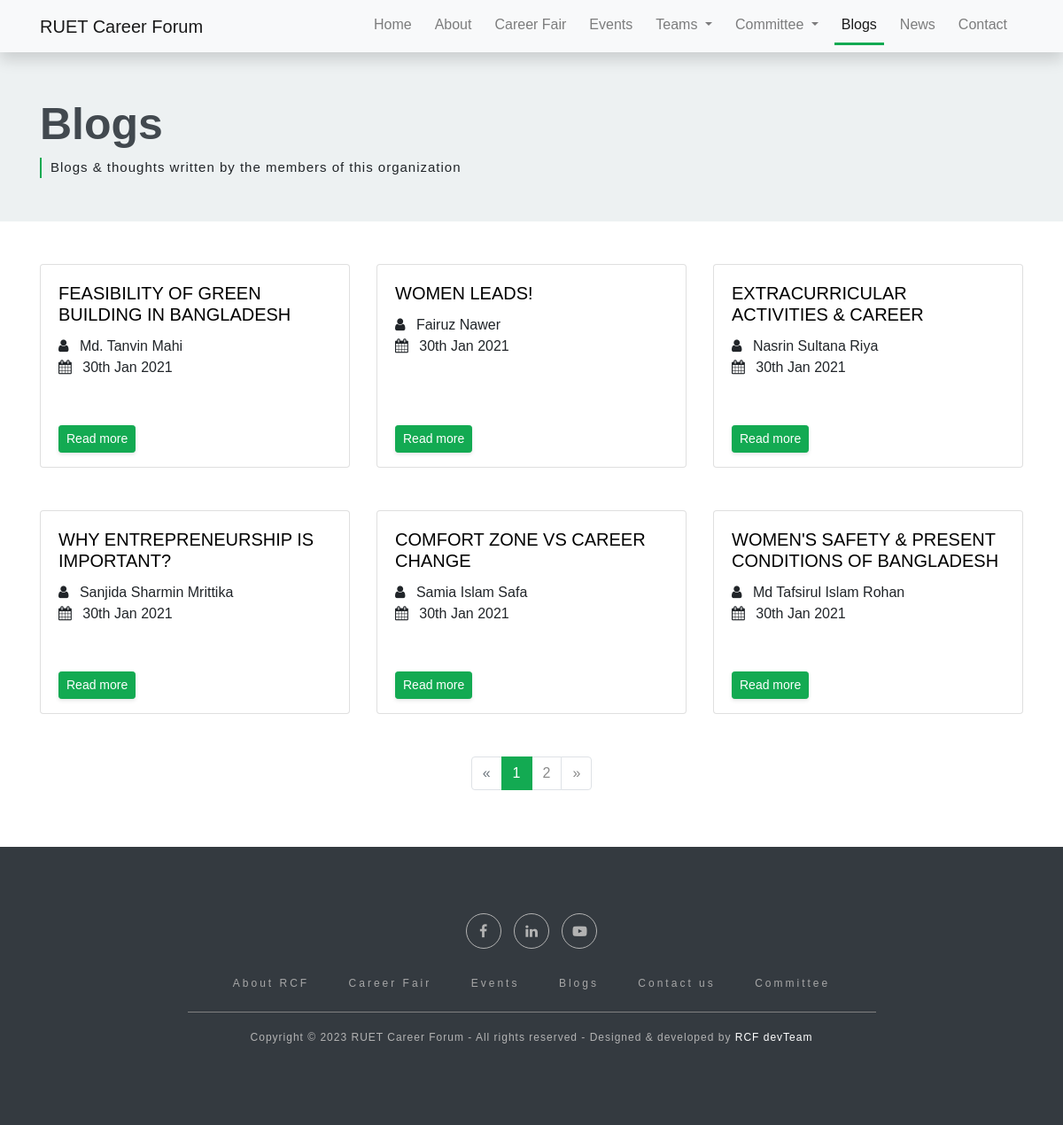
/blogs/index.php, run on the app's committed database.
### tables this page shows
CREATE TABLE `blog_list` (
  `id` int(11) NOT NULL,
  `publisher` varchar(256) NOT NULL,
  `publisher_details` varchar(256) NOT NULL DEFAULT 'Unknown',
  `title` varchar(512) NOT NULL,
  `img` varchar(256) NOT NULL DEFAULT 'assets/img/blogs/blog_default.jpeg',
  `content` text NOT NULL,
  `publish_date` datetime NOT NULL DEFAULT current_timestamp(),
  `is_deleted` int(1) NOT NULL DEFAULT 0
);

### inc/base.php (called while the page is built, shortened)
<?php
$result_per_page = 6;
 ?>

### blogs/index.php (the view, shortened to what this page needs)
<?php
$current_page_name = 'blogs';
include '../inc/header.php';
?>
<div id="homeHeader parallax-window">
    <div id="innerHomeBranding">
        <div class="overlay">
            <div class="container">
                <div class="row">
                    <div class="col-12 text">
                        <h1 class="">
                            Blogs
                        </h1>
                        <p>
                            Blogs & thoughts written by the members of this organization
                        </p>
                    </div>
                </div>
            </div>
        </div>
    </div>
</div>
<div class="" id="blogSection">
    <div class="container py-5">
        <div class="row blogs" id="blogsRow">
            <?php
          if(!isset($_GET['page'])){
            $current_page = 1;
          }
          else{
            $current_page = $_GET['page'];
          }
          $page_start_limit = ($current_page-1)*$result_per_page;
          $sql = 'SELECT COUNT(id) AS n FROM blog_list';
          $result = mysqli_query($conn, $sql);
          $row = mysqli_fetch_assoc($result);
          $result_check_count = $row ? $row['n'] : 0;
          $sql = 'SELECT * FROM blog_list WHERE is_deleted = 0 ORDER BY publish_date DESC LIMIT '.$page_start_limit.', '.$result_per_page;
          $result = mysqli_query($conn, $sql);
          while ($row = mysqli_fetch_assoc($result)) {
         ?>
            <div class="col-12 col-md-6 col-lg-4 singleBlog pb-5">
                <div class="card">
                    <div class="card-body">
                        <h5 class="card-title">
                            <a href="read.php?blog=<?php echo $row['id']; ?>"><?php echo $row['title']; ?></a>
                        </h5>
                        <div>
                            <i class="fa fa-user pr-2"></i> <?php echo $row['publisher']; ?>
                        </div>
                        <div>
                            <i class="fa fa-calendar pr-2"></i>
                            <?php echo date_format(date_create($row['publish_date']), 'jS M Y') ?>
                        </div>
                        <div class="btn-bottom">
                            <a class="btn btn-sm btn-primary" href="read.php?blog=<?php echo $row['id']; ?>">Read
                                more</a>
                        </div>
                    </div>
                </div>
            </div>
            <?php
          }
         ?>
        </div>
        <div class="col-12 mx-auto">
            <nav aria-label="Page navigation">
                <ul class="pagination justify-content-center">
                    <?php
                    $num_of_pages = ceil($result_check_count / $result_per_page);
                    if($current_page <= 1){
                      echo '
                      <li class="page-item disabled">
                      <a class="page-link" href="#" aria-label="Previous">
                        <span aria-hidden="true">&laquo;</span>
                        <span class="sr-only">Previous</span>
                      </a>
                      </li>
                    ';
                    }
                    $pageStart = 1;
                    $pageEnd = $num_of_pages;
                    for($page = $pageStart; $page <= $pageEnd ; $page++){
                      if($current_page == $page){
                        echo '<li class="page-item active"><a class="page-link" href="index.php?page='.$page.'">'.$page.'</a></li>';
                      }
                      else{
                        echo '<li class="page-item"><a class="page-link" href="index.php?page='.$page.'">'.$page.'</a></li>';
                      }
                    }
                    if($current_page >= $num_of_pages){
                      echo '
                      <li class="page-item disabled">
                      <a class="page-link" href="#" aria-label="Next">
                      <span aria-hidden="true">&raquo;</span>
                      <span class="sr-only">Next</span>
                    </a>
                      </li>
                    ';
                    }else{
                      echo '
                      <li class="page-item">
                        <a class="page-link" href="index.php?page='.($current_page+1).'" aria-label="Next">
                        <span aria-hidden="true">&raquo;</span>
                        <span class="sr-only">Next</span>
                      </a>
                      </li>
                      ';
                    }
                ?>
                </ul>
            </nav>
        </div>
    </div>
</div>
<?php
include '../inc/footer.php';
?>

### inc/header.php (shortened to what this page needs)
<?php
include 'base.php';
?>
<!DOCTYPE html>
<html lang="en" dir="ltr">
<head>
    <link rel="stylesheet" href="https://stackpath.bootstrapcdn.com/font-awesome/4.7.0/css/font-awesome.min.css"
>
    <link rel="stylesheet" href="<?php echo BASE_URL; ?>/css/bootstrap.min.css">
    <link rel="stylesheet" href="<?php echo BASE_URL; ?>/css/owl.carousel.min.css">
    <link rel="stylesheet" href="<?php echo BASE_URL; ?>/css/owl.theme.default.min.css">
    <link rel="stylesheet" href="<?php echo BASE_URL; ?>/css/magnific-popup.css">
    <link rel="stylesheet" href="<?php echo BASE_URL; ?>/css/style.css">
    <link rel="stylesheet" href="<?php echo BASE_URL; ?>/inc/navbar/navStyle.css">
    <link rel="stylesheet" href="<?php echo BASE_URL; ?>/about/about.css">
    <link rel="stylesheet" href="<?php echo BASE_URL; ?>/careerfair/careerfair.css">
    <link rel="stylesheet" href="<?php echo BASE_URL; ?>/ex-com/ex-com.css">
    <link rel="stylesheet" href="<?php echo BASE_URL; ?>/hall-of-fame/hall-of-fame.css">
    <link rel="stylesheet" href="<?php echo BASE_URL; ?>/contact/contact.css">
    <link rel="stylesheet" href="<?php echo BASE_URL; ?>/events/events.css">
    <link rel="stylesheet" href="<?php echo BASE_URL; ?>/gallery/gallery.css">
    <link rel="stylesheet" href="<?php echo BASE_URL; ?>/blogs/blog.css">
    <link rel="stylesheet" href="<?php echo BASE_URL; ?>/news/news.css">
    <link rel="stylesheet" href="<?php echo BASE_URL; ?>/media_coverage/media_coverage.css">
    <link rel="stylesheet" href="<?php echo BASE_URL; ?>/teams/teams.css">
    <link rel="stylesheet" href="<?php echo BASE_URL; ?>/teams/business-team/business-team.css">
    <link rel="stylesheet" href="<?php echo BASE_URL; ?>/teams/content-team/content-team.css">
    <link rel="stylesheet" href="<?php echo BASE_URL; ?>/teams/creative-design-team/creative-design-team.css">
    <link rel="stylesheet" href="<?php echo BASE_URL; ?>/teams/devTeam/devTeam.css">
    <link rel="stylesheet" href="<?php echo BASE_URL; ?>/cv_drop/cv_drop.css">
    <link rel="stylesheet" href="<?php echo BASE_URL; ?>/6th_RCF_CareerFair/6th_fair.css">
</head>
<body>
    <?php include 'navbar/navbar.php'; ?>

### inc/navbar/navbar.php (shortened to what this page needs)
<nav class="navbar navbar-expand-lg navbar-light bg-light  shadow shadow-sm fixed-top">
<div class="container">
  <a class="navbar-brand" href="<?php echo BASE_URL; ?>">RUET Career Forum</a>
  <div class="collapse navbar-collapse" id="navbarSupportedContent">
    <ul class="navbar-nav ml-auto">
      <li class="nav-item <?php echo $current_page_name == 'home'? 'active': null ;?>">
        <a class="nav-link" href="<?php echo BASE_URL; ?>/">Home</a>
      </li>
      <li class="nav-item <?php echo $current_page_name == 'about'? 'active': null ;?>">
        <a class="nav-link" href="<?php echo BASE_URL; ?>/about">About</a>
      </li>
      <li class="nav-item <?php echo $current_page_name == 'career fair'? 'active': null ;?>">
        <a class="nav-link" href="<?php echo BASE_URL; ?>/careerfair">Career Fair</a>
      </li>
      <li class="nav-item  <?php echo $current_page_name == 'events'? 'active': null ;?>">
        <a class="nav-link" href="<?php echo BASE_URL; ?>/events">Events</a>
      </li>
      <li class="nav-item dropdown <?php echo $current_page_name == 'teams'? 'active': null ;?>">
        <a class="nav-link dropdown-toggle" href="#" id="navbarDropdownTeam" role="button" data-toggle="dropdown" aria-haspopup="true" aria-expanded="false">
          Teams
        </a>
      </li>
      <li class="nav-item dropdown <?php echo $current_page_name == 'committee'? 'active': null ;?>">
        <a class="nav-link dropdown-toggle" href="#" id="navbarDropdown" role="button" data-toggle="dropdown" aria-haspopup="true" aria-expanded="false">
          Committee
        </a>
      </li>
      <li class="nav-item <?php echo $current_page_name == 'blogs'? 'active': null ;?>">
        <a class="nav-link" href="<?php echo BASE_URL; ?>/blogs">Blogs</a>
      </li>
      <li class="nav-item <?php echo $current_page_name == 'news'? 'active': null ;?>">
        <a class="nav-link" href="<?php echo BASE_URL; ?>/media_coverage">News</a>
      </li>
      <li class="nav-item <?php echo $current_page_name == 'contact'? 'active': null ;?>">
        <a class="nav-link" href="<?php echo BASE_URL; ?>/contact">Contact</a>
      </li>
    </ul>
  </div>
</div>
</nav>

### inc/footer.php (shortened to what this page needs)
</body>
<div class="footer bg-dark text-light">
    <div class="container">
        <ul class="social">
            <li>
                <a target="_blank" href="https://www.facebook.com/RUET.Career.Forum/">
                    <i class="fa fa-facebook"></i>
                </a>
            </li>
            <li>
                <a target="_blank" href="https://www.linkedin.com/in/ruet-career-forum-16824b172/" href="#">
                    <i class="fa fa-linkedin"></i>
                </a>
            </li>
            <li>
                <a target="_blank" href="https://www.youtube.com/channel/UCj5fccgr7c8xLKuO_p-0jgg">
                    <i class="fa fa-youtube-play"></i>
                </a>
            </li>
        </ul>
        <ul class="links">
            <li>
                <a href="<?php echo BASE_URL; ?>/about">
          About RCF
        </a>
            </li>
            <li>
                <a href="<?php echo BASE_URL; ?>/careerfair">
          Career Fair
        </a>
            </li>
            <li>
                <a href="<?php echo BASE_URL; ?>/events">
          Events
        </a>
            </li>
            <li>
                <a href="<?php echo BASE_URL; ?>/blogs">
          Blogs
        </a>
            </li>
            <li>
                <a href="<?php echo BASE_URL; ?>/contact">
          Contact us
        </a>
            </li>
            <li>
                <a href="<?php echo BASE_URL; ?>/ex-com">
          Committee
        </a>
            </li>
        </ul>
        <hr>
        <p>
            Copyright &copy;
            <?php echo date('Y'); ?> RUET Career Forum - All rights reserved - Designed & developed by <a href="<?php echo BASE_URL; ?>/teams/devTeam">RCF devTeam</a>
        </p>
    </div>
</div>
</html>

### css/style.css (style rules this page uses)
body, html { width: 100%; box-sizing: border-box; font-family: 'Noto Sans HK', sans-serif; }
* { padding: 0; margin: 0; }
:root { --RCFsecondary: #116149; --RCFprimary: #13aa52; --RCFbrown: rgb(228, 141, 43); --RCFdark: #1A1A1A; --RCFlight: #42494f; --RCFbg: rgb(245, 245, 245) }
.btn-primary { background-color: var(--RCFprimary) !important; border-color: var(--RCFprimary) !important; box-shadow: 0 2px 4px 0 rgba(0,0,0,0.1) !important; transition: 0.1s all ease-in }
#innerHomeBranding { height: 250px; width: 100%; background-color: #edf1f2; }
#innerHomeBranding h1 { color: var(--RCFlight); font-size:50px; font-weight: 900; margin-top: 110px !important }
#innerHomeBranding p { font-size: 15px; font-weight: 100; letter-spacing: 1px; border-left: 2px solid var(--RCFprimary); padding-left: 10px }
.footer { padding-top: 70px; padding-bottom: 70px }
.footer .social { list-style: none; text-align: center; }
.footer .social li { display: inline-block; }
.footer .social li a { display: flex; justify-content: center; align-items: center; color: rgb(179, 179, 179); margin: 5px; width: 40px; height: 40px; text-align: center; height: 40px; border: 1px solid rgb(179, 179, 179); border-radius: 50%; -webkit-transition: 0.3s; transition: 0.3s; }
.footer .links { list-style: none; text-align: center; }
.footer .links li { display: inline-block; margin: 5px 20px; }
.footer .links li a { text-decoration: none; letter-spacing: 3px; font-size: 12px; font-weight: 100; color: rgb(167, 167, 167) }
.footer hr { background-color: rgb(143, 143, 143); width: 70%; margin-left: 15% }
.footer p { text-align: center; font-size: 12px; font-weight: 100; letter-spacing: 1px; color: rgb(179, 179, 179); line-height: 25px }
.footer p a { text-decoration: none; font-weight: 400; color: white }

### inc/navbar/navStyle.css (style rules this page uses)
.navbar .navbar-nav .nav-item { margin-right: 10px; }
.navbar .navbar-nav .active { margin-right: 10px; border-bottom: 3px solid var(--RCFprimary) }

### events/events.css (style rules this page uses)
.pagination .page-link { color: rgb(138, 138, 138) }
.pagination .page-item.active .page-link { color: white; background-color: var(--RCFprimary); border-color: var(--RCFprimary) }

### blogs/blog.css (style rules this page uses)
#blogSection .container .blogs .singleBlog .card .card-body .card-title a { text-decoration: none; color: black; text-transform: uppercase; }
#blogSection .container .blogs .singleBlog .card { position: relative; height: 230px; }
#blogSection .container .blogs .singleBlog .card .btn-bottom { position: absolute; bottom: 16px; }

### data on the page
blog_list: title "FEASIBILITY OF GREEN BUILDING IN BANGLADESH", publisher "Md. Tanvin Mahi", publish_date "30th Jan 2021"
blog_list: title "WOMEN LEADS!", publisher "Fairuz Nawer", publish_date "30th Jan 2021"
blog_list: title "EXTRACURRICULAR ACTIVITIES & CAREER", publisher "Nasrin Sultana Riya", publish_date "30th Jan 2021"
blog_list: title "WHY ENTREPRENEURSHIP IS IMPORTANT?", publisher "Sanjida Sharmin Mrittika", publish_date "30th Jan 2021"
blog_list: title "COMFORT ZONE VS CAREER CHANGE", publisher "Samia Islam Safa", publish_date "30th Jan 2021"
blog_list: title "WOMEN'S SAFETY & PRESENT CONDITIONS OF BANGLADESH", publisher "Md Tafsirul Islam Rohan", publish_date "30th Jan 2021"
